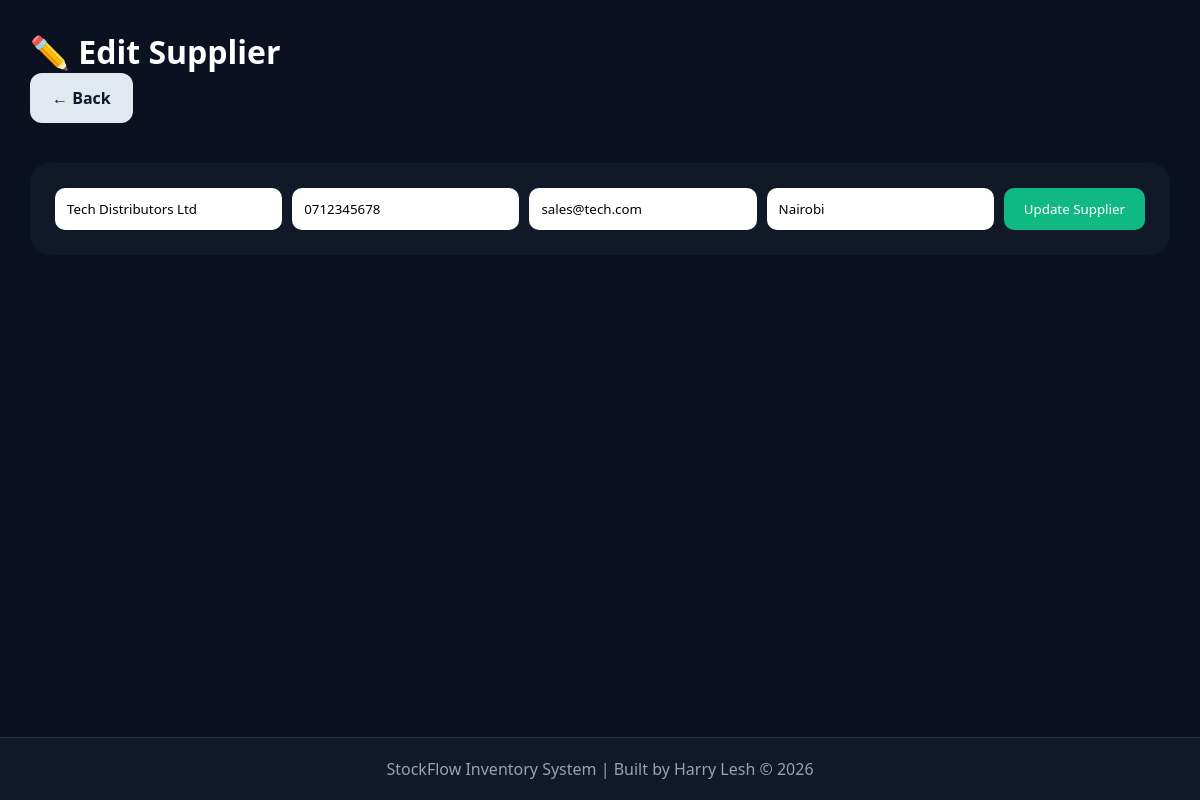
Screenshot of /edit-supplier/1 with the database file from the repository.
### tables this page shows
CREATE TABLE suppliers(
        id INTEGER PRIMARY KEY AUTOINCREMENT,
        name TEXT NOT NULL,
        phone TEXT NOT NULL,
        email TEXT NOT NULL,
        address TEXT NOT NULL
    );

### app.py (the view, shortened to what this page needs)
@app.route("/edit-supplier/<int:id>", methods=["GET", "POST"])
def edit_supplier(id):
    conn = sqlite3.connect("database.db")
    cursor = conn.cursor()
    cursor.execute(
        "SELECT * FROM suppliers WHERE id=?",
        (id,)
    )
    supplier = cursor.fetchone()
    conn.close()
    return render_template(
        "edit_supplier.html",
        supplier=supplier
    )

### templates/edit_supplier.html
{% extends "layout.html" %}
{% block content %}
<div class="page-container">
    <h1>✏️ Edit Supplier</h1>
    <a href="javascript:history.back()" class="back-btn">
        ← Back
    </a>
    <div class="table-card">
        <form method="POST">
            <input type="text" name="name" value="{{ supplier[1] }}" required>
            <input type="text" name="phone" value="{{ supplier[2] }}" required>
            <input type="email" name="email" value="{{ supplier[3] }}" required>
            <input type="text" name="address" value="{{ supplier[4] }}" required>
            <button class="btn-green">
                Update Supplier
            </button>
        </form>
    </div>
</div>
{% endblock %}

### static/css/style.css (style rules this page uses)
* { margin: 0; padding: 0; box-sizing: border-box; font-family: 'Segoe UI', sans-serif; }
body { background: #0b1120; color: white; min-height: 100vh; display: flex; flex-direction: column; }
.page-container { padding: 30px; }
.table-card { background: #111827; padding: 25px; border-radius: 20px; margin-top: 20px; }
.btn-green { background: #10b981; color: white; border: none; padding: 12px 20px; border-radius: 10px; cursor: pointer; }
.page-container form { display: flex; gap: 10px; }
form input { flex: 1; padding: 12px; border: none; border-radius: 10px; }
.back-btn { display: inline-block; margin-bottom: 20px; padding: 10px 20px; background: #374151; color: white; text-decoration: none; border-radius: 10px; transition: .3s; font-weight: 600; }

### static/css/profile.css (style rules this page uses)
.back-btn { background: #64748b; color: white; text-decoration: none; padding: 14px 26px; border-radius: 12px; transition: .3s; }

### static/css/settings.css (style rules this page uses)
.back-btn { display: inline-block; text-decoration: none; background: #e2e8f0; color: #0f172a; padding: 14px 22px; border-radius: 12px; font-weight: bold; transition: .3s; }
.save-btn, .reset-btn, .secondary-btn, .back-btn { transition: all .3s ease; }

### rows the page displays
suppliers: name "Tech Distributors Ltd", phone "0712345678", email "sales@tech.com", address "Nairobi"
